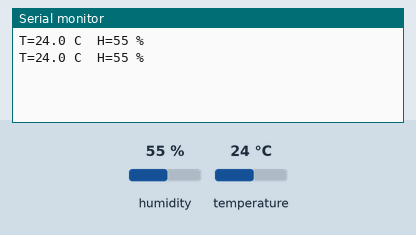
Recording of a sketch running on a simulated Arduino Uno, built with avr-gcc and run on an emulated ATmega328P. On the bench: the last lines printed to the serial monitor. The inputs (shaded band) are chosen by the test bench; at power-on: humidity 55 %, temperature 24 °C.

Above: at 2.8 s.
2.9 s: humidity set to 22 %
At 5.3 s:
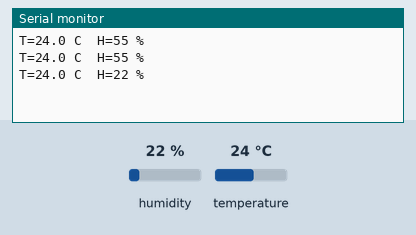
5.6 s: temperature set to 12 °C
At 6.7 s:
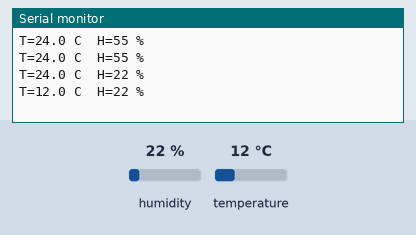
8.3 s: humidity set to 40 %
At 11.5 s:
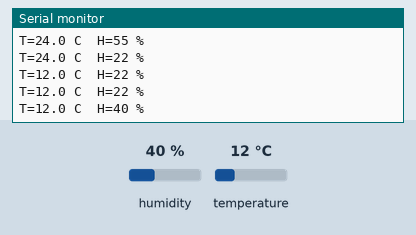
Timing chart, 0 to 13.0 s (numbered marks = the images above; inputs shaded):
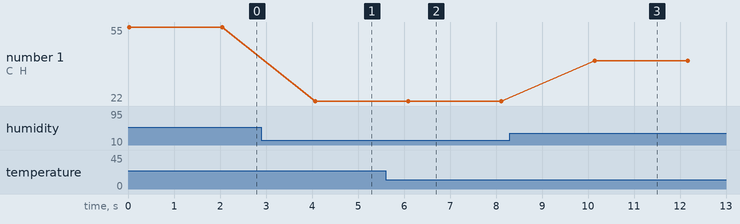

Measured:
- after the input at 2.9 s, the serial monitor: prints a new line after 1.2 s (image 1)
- after the input at 5.6 s, the serial monitor: prints a new line after 0.50 s (image 2)
- after the input at 8.3 s, the serial monitor: prints a new line after 1.8 s (image 3)
- plotted number 1: 55 → 22 after the input at 2.9 s, 22 → 40 after the input at 8.3 s

The sketch:

TEST_DHT.ino
```cpp
#include <DHT.h>

const int PIN_DHT = A1;
DHT dht(PIN_DHT, DHT11);   // หรือ DHT22

void setup() {
  Serial.begin(115200);
  dht.begin();
}

void loop() {
  float t = dht.readTemperature();
  float h = dht.readHumidity();
  if (isnan(t) || isnan(h)) {
    Serial.println("อ่าน DHT ไม่ได้ (เช็กชนิด/สาย)");
  } else {
    Serial.print("T=");
    Serial.print(t, 1);
    Serial.print(" C  H=");
    Serial.print(h, 0);
    Serial.println(" %");
  }
  delay(2000);
}
```
